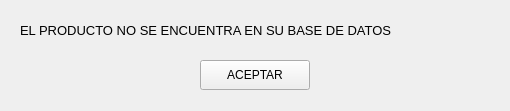
<?xml version="1.0" encoding="UTF-8"?>
<ui version="4.0">
 <class>MainWindow</class>
 <widget class="QMainWindow" name="MainWindow">
  <property name="geometry">
   <rect>
    <x>0</x>
    <y>0</y>
    <width>510</width>
    <height>111</height>
   </rect>
  </property>
  <property name="windowTitle">
   <string>MainWindow</string>
  </property>
  <widget class="QWidget" name="centralwidget">
   <widget class="QPushButton" name="btnAceptar">
    <property name="geometry">
     <rect>
      <x>200</x>
      <y>60</y>
      <width>110</width>
      <height>30</height>
     </rect>
    </property>
    <property name="text">
     <string>ACEPTAR</string>
    </property>
   </widget>
   <widget class="QLabel" name="label">
    <property name="geometry">
     <rect>
      <x>20</x>
      <y>10</y>
      <width>470</width>
      <height>41</height>
     </rect>
    </property>
    <property name="font">
     <font>
      <family>Arial</family>
      <pointsize>10</pointsize>
     </font>
    </property>
    <property name="text">
     <string>EL PRODUCTO NO SE ENCUENTRA EN SU BASE DE DATOS</string>
    </property>
   </widget>
  </widget>
 </widget>
 <resources/>
 <connections/>
</ui>
